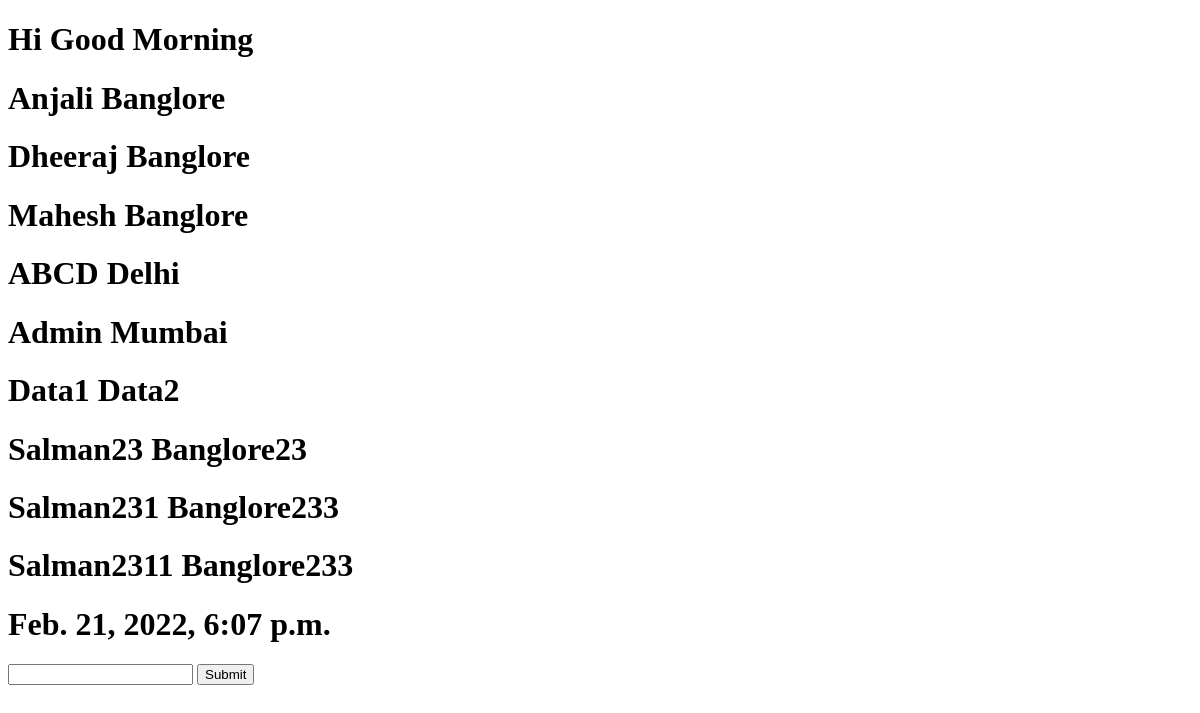
Before: /home/list/ with the older database file.
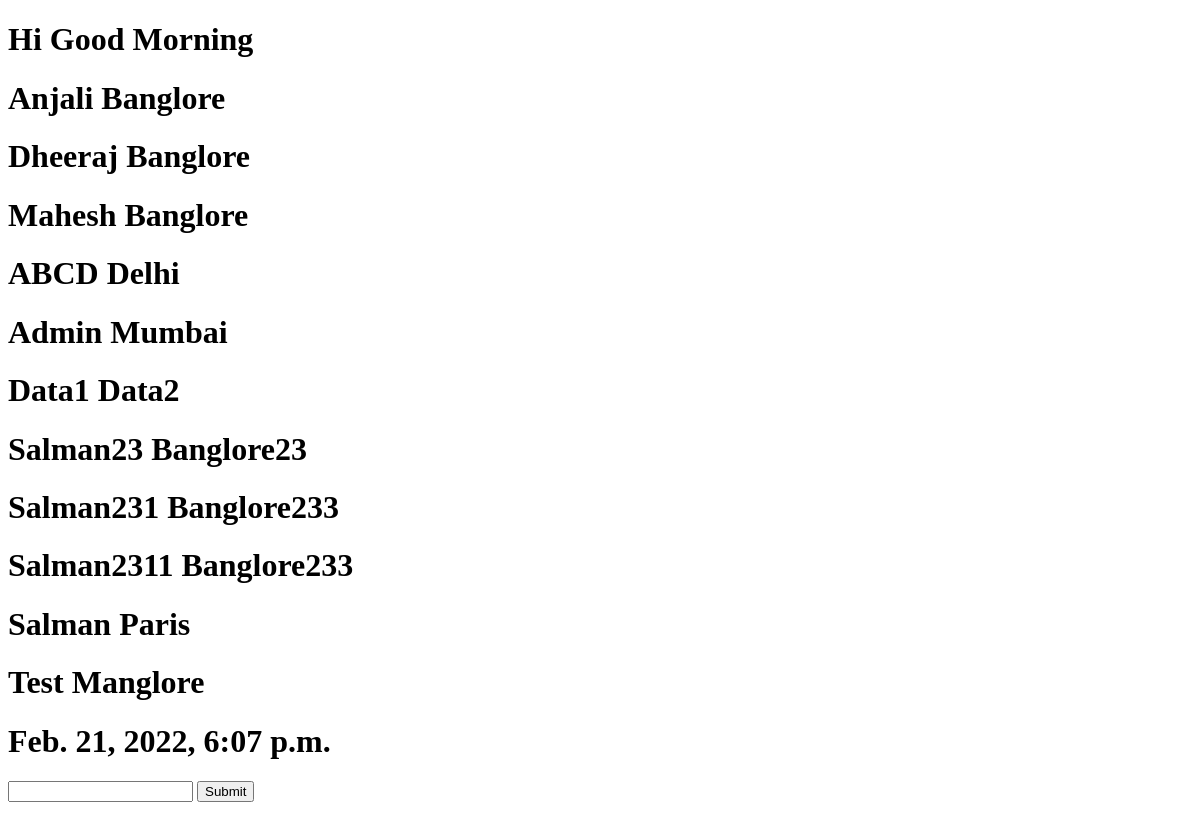
After: the same page with the newer database file.
### home/models.py (models this page shows, shortened)
class HomePage(models.Model):
    name = models.CharField(max_length=60,primary_key=True,default="Salman")
    city = models.CharField(max_length=60,default="Banglore")
    pub_date = models.DateField()

### home/views.py (the view)
# urls.py: path('list/', views.HomeListView.as_view(), name='list'),
class HomeListView(ListView):
    template_name = "index.html"
    model = HomePage
    def get_queryset(self, *args, **kwargs):
        a = HomePage.objects.all()
        return a
    def get_context_data(self, *args, **kwargs):
        context = super(HomeListView, self).get_context_data(*args, **kwargs)
        context['today'] = timezone.now()
        return context

### assets/templates/index.html (shortened to what this page needs)
<!DOCTYPE html>
<html lang="en" dir="ltr">
  <head>
  </head>
  <body>
    <h1>Hi Good Morning</h1>
    {% for i in object_list %}
    <h1>{{i.name}} {{i.city}}</h1>
    {% endfor%}
    <h1>{{today}}</h1>
    <form method="post" id="ajax-form">
      <input type="text" class="name_class" id = 'name' value="">
      <input type="submit" id="ajax-test" value="Submit">
    </form>
  </body>
</html>

Changed rows visible on the page:
added HomePage: name "Salman", city "Paris"
added HomePage: name "Test", city "Manglore"
